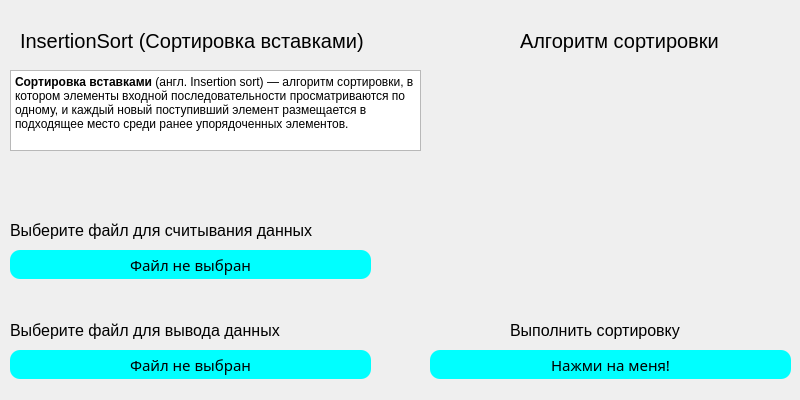
<?xml version="1.0" encoding="UTF-8"?>
<ui version="4.0">
 <class>Window_InsertionSort</class>
 <widget class="QDialog" name="Window_InsertionSort">
  <property name="geometry">
   <rect>
    <x>0</x>
    <y>0</y>
    <width>800</width>
    <height>400</height>
   </rect>
  </property>
  <property name="sizePolicy">
   <sizepolicy hsizetype="Fixed" vsizetype="Fixed">
    <horstretch>0</horstretch>
    <verstretch>0</verstretch>
   </sizepolicy>
  </property>
  <property name="minimumSize">
   <size>
    <width>800</width>
    <height>400</height>
   </size>
  </property>
  <property name="maximumSize">
   <size>
    <width>800</width>
    <height>400</height>
   </size>
  </property>
  <property name="font">
   <font>
    <pointsize>15</pointsize>
   </font>
  </property>
  <property name="windowTitle">
   <string>InsertionSort</string>
  </property>
  <property name="styleSheet">
   <string notr="true">QPushButton{
	background-color: aqua;
	border-radius: 10px;
	color: black;
	border-style: solid;
	font-size: 15px;
}

QDialog{

}</string>
  </property>
  <widget class="QTextBrowser" name="textBrowser">
   <property name="geometry">
    <rect>
     <x>10</x>
     <y>70</y>
     <width>411</width>
     <height>81</height>
    </rect>
   </property>
   <property name="html">
    <string>&lt;!DOCTYPE HTML PUBLIC &quot;-//W3C//DTD HTML 4.0//EN&quot; &quot;http://www.w3.org/TR/REC-html40/strict.dtd&quot;&gt;
&lt;html&gt;&lt;head&gt;&lt;meta name=&quot;qrichtext&quot; content=&quot;1&quot; /&gt;&lt;meta charset=&quot;utf-8&quot; /&gt;&lt;style type=&quot;text/css&quot;&gt;
p, li { white-space: pre-wrap; }
hr { height: 1px; border-width: 0; }
li.unchecked::marker { content: &quot;\2610&quot;; }
li.checked::marker { content: &quot;\2612&quot;; }
&lt;/style&gt;&lt;/head&gt;&lt;body style=&quot; font-family:'Segoe UI'; font-size:15pt; font-weight:400; font-style:normal;&quot;&gt;
&lt;p style=&quot; margin-top:0px; margin-bottom:0px; margin-left:0px; margin-right:0px; -qt-block-indent:0; text-indent:0px;&quot;&gt;&lt;span style=&quot; font-size:9pt; font-weight:700;&quot;&gt;Сортировка вставками&lt;/span&gt;&lt;span style=&quot; font-size:9pt;&quot;&gt; (англ. Insertion sort) — алгоритм сортировки, в котором элементы входной последовательности просматриваются по одному, и каждый новый поступивший элемент размещается в подходящее место среди ранее упорядоченных элементов. &lt;/span&gt;&lt;/p&gt;&lt;/body&gt;&lt;/html&gt;</string>
   </property>
  </widget>
  <widget class="QLabel" name="label">
   <property name="geometry">
    <rect>
     <x>20</x>
     <y>20</y>
     <width>421</width>
     <height>41</height>
    </rect>
   </property>
   <property name="font">
    <font>
     <pointsize>15</pointsize>
     <fontweight>Black</fontweight>
    </font>
   </property>
   <property name="text">
    <string>InsertionSort (Сортировка вставками)</string>
   </property>
  </widget>
  <widget class="QLabel" name="label_3">
   <property name="geometry">
    <rect>
     <x>520</x>
     <y>20</y>
     <width>421</width>
     <height>41</height>
    </rect>
   </property>
   <property name="font">
    <font>
     <pointsize>15</pointsize>
     <fontweight>Black</fontweight>
    </font>
   </property>
   <property name="text">
    <string>Алгоритм сортировки</string>
   </property>
  </widget>
  <widget class="QPushButton" name="pushButton_1">
   <property name="geometry">
    <rect>
     <x>10</x>
     <y>250</y>
     <width>361</width>
     <height>29</height>
    </rect>
   </property>
   <property name="font">
    <font>
     <family>Trebuchet MS</family>
     <pointsize>-1</pointsize>
    </font>
   </property>
   <property name="text">
    <string>Файл не выбран</string>
   </property>
  </widget>
  <widget class="QPushButton" name="pushButton_2">
   <property name="geometry">
    <rect>
     <x>10</x>
     <y>350</y>
     <width>361</width>
     <height>29</height>
    </rect>
   </property>
   <property name="font">
    <font>
     <family>Trebuchet MS</family>
     <pointsize>-1</pointsize>
    </font>
   </property>
   <property name="text">
    <string>Файл не выбран</string>
   </property>
  </widget>
  <widget class="QLabel" name="label_4">
   <property name="geometry">
    <rect>
     <x>10</x>
     <y>210</y>
     <width>421</width>
     <height>41</height>
    </rect>
   </property>
   <property name="font">
    <font>
     <pointsize>12</pointsize>
     <fontweight>Black</fontweight>
    </font>
   </property>
   <property name="text">
    <string>Выберите файл для считывания данных</string>
   </property>
  </widget>
  <widget class="QLabel" name="label_5">
   <property name="geometry">
    <rect>
     <x>10</x>
     <y>310</y>
     <width>381</width>
     <height>41</height>
    </rect>
   </property>
   <property name="font">
    <font>
     <pointsize>12</pointsize>
     <fontweight>Black</fontweight>
    </font>
   </property>
   <property name="text">
    <string>Выберите файл для вывода данных</string>
   </property>
  </widget>
  <widget class="QPushButton" name="pushButton_3">
   <property name="geometry">
    <rect>
     <x>430</x>
     <y>350</y>
     <width>361</width>
     <height>29</height>
    </rect>
   </property>
   <property name="font">
    <font>
     <family>Trebuchet MS</family>
     <pointsize>-1</pointsize>
    </font>
   </property>
   <property name="text">
    <string>Нажми на меня!</string>
   </property>
  </widget>
  <widget class="QLabel" name="label_6">
   <property name="geometry">
    <rect>
     <x>510</x>
     <y>310</y>
     <width>251</width>
     <height>41</height>
    </rect>
   </property>
   <property name="font">
    <font>
     <pointsize>12</pointsize>
     <fontweight>Black</fontweight>
    </font>
   </property>
   <property name="text">
    <string>Выполнить сортировку</string>
   </property>
  </widget>
  <widget class="QLabel" name="label_2">
   <property name="geometry">
    <rect>
     <x>495</x>
     <y>70</y>
     <width>280</width>
     <height>214</height>
    </rect>
   </property>
   <property name="text">
    <string/>
   </property>
  </widget>
 </widget>
 <resources/>
 <connections/>
</ui>
